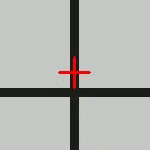
#> input picture frame 48 of grid_test2.mp4, 150 x 150 px
$ python line_detet2_xy.py
#> lines starting #> are read from the running program, lines starting #| are printed output that depends on the picture; after the words box and inside, x2 and y2 are one past the last pixel; in counts of white or black regions, pixels touching at a corner belong together
### t1.py
import cv2
import numpy as np

"""
현 코드는 흑백을 기준으로 되어있는 코드
    즉, 밝기를 기준으로 나뉘기 때문에 흰/검 이런식은 괜찮지만,
    '밝기가 비슷한데 색상만 다른 경우'엔 사용 불가.

라인이 검정, 배경이 흰색이라면 '반전' 시키는 코드 추가 필요.

"""

def nothing(x):
    pass


def binarize(gray, method, thresh_val, block_size, C):
    if block_size % 2 == 0:
        block_size += 1
    if block_size < 3:
        block_size = 3

    if method == 0:
        _, result = cv2.threshold(gray, thresh_val, 255, cv2.THRESH_BINARY)
        name = f'Global (thresh={thresh_val})'
    elif method == 1:
        result = cv2.adaptiveThreshold(
            gray, 255,
            cv2.ADAPTIVE_THRESH_GAUSSIAN_C,
            cv2.THRESH_BINARY,
            block_size, C)
        name = f'Adaptive (block={block_size}, C={C})'
    else:
        _, result = cv2.threshold(gray, 0, 255, cv2.THRESH_BINARY + cv2.THRESH_OTSU)
        name = 'Otsu'

    return result, name


# [37 lines that do not run on import are left out]

### canny.py
import cv2

"""
Canny 엣지 검출 모듈

[ canny_low ]  : 경계 후보 임계값. 낮을수록 끊긴 경계를 이어줌.
[ canny_high ] : 확실한 경계 임계값. 높을수록 뚜렷한 경계만 남음.
권장 비율 → canny_high = canny_low * 2~3  (예: low=50, high=150)
"""

def canny_edge(binary, low, high):
    if high <= low:
        high = low + 1
    return cv2.Canny(binary, low, high)

### line_detet2_xy.py
import cv2
import numpy as np
from t1 import binarize, nothing
from canny import canny_edge  # canny 단계 사용 시 주석 해제
from ransac import fit_ransac, draw_ransac_line
import time

"""
=============================================================
 파이프라인: 이진화 → Canny → HoughLinesP → RANSAC
=============================================================
- 왼쪽(노란색), 오른쪽(보라색) 선을 구분하여 RANSAC 피팅
- 선을 새로 밟을 때마다 전역 좌표(pos_x, pos_y) 갱신
- 2초마다 터미널에 현재 상태 출력
=============================================================
"""

# 이진화 및 환경 설정
BIN_METHOD  = 2
THRESHOLD   = 127
BLOCK_SIZE  = 11
C           = 2
INVERT      = 0

# [추가] 전역 좌표 및 상태 변수
pos_x, pos_y = 0, 0      # 현재 전역 좌표 (격자 칸 단위)
is_on_left_line = False  # 왼쪽 선 감지 상태
is_on_right_line = False # 오른쪽 선 감지 상태

cap = cv2.VideoCapture('grid_test2.mp4')

\
# [수정] WINDOW_NORMAL을 사용하여 마우스로 창 크기 조절 가능하게 설정
cv2.namedWindow('controls', cv2.WINDOW_NORMAL)
cv2.resizeWindow('controls', 600, 400)

cv2.namedWindow('binary', cv2.WINDOW_NORMAL) # 이진화 창 크기 조절 가능
cv2.namedWindow('lines', cv2.WINDOW_NORMAL)  # 결과 창 크기 조절 가능

# 슬라이더 생성 (기존 유지)
cv2.createTrackbar('canny_low',    'controls', 50,  300, nothing)
cv2.createTrackbar('canny_high',   'controls', 150, 300, nothing)
cv2.createTrackbar('hough_thresh', 'controls', 50,  300, nothing)
cv2.createTrackbar('min_length',   'controls', 50,  300, nothing)
cv2.createTrackbar('max_gap',      'controls', 20,  100, nothing)
cv2.createTrackbar('ransac_thresh','controls', 15,  100, nothing)
cv2.createTrackbar('ransac_iter',   'controls', 100, 500, nothing)

last_print_time = time.time()

while True:
    ret, frame = cap.read()
#> frame is the input picture: shape (150, 150, 3); mean B, G, R 175.5, 178.5, 178.5
    if not ret:
        cap.set(cv2.CAP_PROP_POS_FRAMES, 0)
        continue

    gray = cv2.cvtColor(frame, cv2.COLOR_BGR2GRAY)
    h, w = frame.shape[:2]
#> h = 150; w = 150

    canny_low    = cv2.getTrackbarPos('canny_low',    'controls')
    canny_high   = cv2.getTrackbarPos('canny_high',   'controls')
    hough_thresh = cv2.getTrackbarPos('hough_thresh', 'controls')
    min_length   = cv2.getTrackbarPos('min_length',   'controls')
    max_gap      = cv2.getTrackbarPos('max_gap',      'controls')
    r_thresh     = cv2.getTrackbarPos('ransac_thresh','controls')
    r_iter       = cv2.getTrackbarPos('ransac_iter',  'controls')

    if r_iter < 2: r_iter = 2

    # 1단계: 이진화
    binary, bin_name = binarize(gray, BIN_METHOD, THRESHOLD, BLOCK_SIZE, C)
#> in binarize, `_, result = cv2.threshold(gray, 0, 255, cv2.THRESH_BINARY + cv2.THRESH..`:
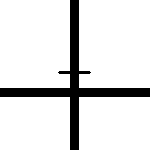
#> result: shape (150, 150); 88.1% white; 1 black region, box (x1, y1, x2, y2) and area: (0, 0, 150, 150) 2687
#> bin_name = 'Otsu'
    if INVERT == 1:
        binary = cv2.bitwise_not(binary)
        bin_name += ' [반전]'

    # 2단계: Canny
    edges = canny_edge(binary, canny_low, canny_high)
#> in canny_edge, `return cv2.Canny(binary, low, high)`:
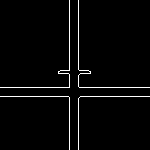
#> returned value: shape (150, 150); 2.7% white in thin lines or dots

    # 3단계: HoughLinesP
    lines = cv2.HoughLinesP(edges, 1, np.pi / 180, hough_thresh,
                            minLineLength=min_length, maxLineGap=max_gap)
#> lines = [[78, 149, 78, 0], [69, 149, 69, 0], [0, 96, 149, 96], [0, 87, 149, 87]]

    result = frame.copy()
    left_pts, right_pts = [], []

    if lines is not None:
        # 선분 끝점 수집 후 좌/우 분리 (기존 방식 유지)
        for x1, y1, x2, y2 in lines[:, 0]:
            if abs(x2 - x1) < 1: continue

            mx = (x1 + x2) / 2
            if mx < w / 2: # 기울기를 통해 가로/세로 선 판단
                left_pts.extend([(x1, y1), (x2, y2)])
            else:
                right_pts.extend([(x1, y1), (x2, y2)])
#> this loop made 4 passes
#> (x1, y1, x2, y2, mx) on passes 3 to 4: (0, 96, 149, 96, 74.5), (0, 87, 149, 87, 74.5)
#> after the loop, left_pts = [(0, 96), (149, 96), (0, 87), (149, 87)]; right_pts = []

        # 4단계: RANSAC fitting 및 좌표 갱신
        # [왼쪽 선 처리 - 노란색]
        if len(left_pts) >= 10: # 포인트가 10개 이상 모여야 진짜 선으로 인정
            if not is_on_left_line:
                pos_y += 1   # 새로운 선을 밟으면 좌표 증가 (예시로 Y축)
                is_on_left_line = True

            params_l = fit_ransac(np.array(left_pts), r_iter, r_thresh)
            if params_l:
                draw_ransac_line(result, *params_l, color=(0, 255, 255)) # 왼쪽: 노란색
        else:
            is_on_left_line = False

        # [오른쪽 선 처리 - 보라색]
        if len(right_pts) >= 10:
            if not is_on_right_line:
                pos_x += 1   # 새로운 선을 밟으면 좌표 증가 (예시로 X축)
                is_on_right_line = True

            params_r = fit_ransac(np.array(right_pts), r_iter, r_thresh)
            if params_r:
                draw_ransac_line(result, *params_r, color=(255, 0, 255)) # 오른쪽: 보라색
        else:
            is_on_right_line = False

    # 2초 주기 터미널 보고
    current_time = time.time()
    if current_time - last_print_time >= 1.0:
        print("-" * 50)
        print(f"[{time.strftime('%H:%M:%S')}] Global Position: X={pos_x}, Y={pos_y}")
        print(f"Detected - Left: {len(left_pts)//2} lines | Right: {len(right_pts)//2} lines")
        last_print_time = current_time

    # 정보 표시
    cv2.putText(edges,  bin_name, (10, 30), cv2.FONT_HERSHEY_SIMPLEX, 0.7, (180, 180, 180), 2)
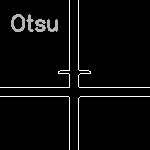
#> edges: shape (150, 150); 1.68% of pixels changed, all inside (x1, y1, x2, y2) = (11, 14, 58, 32)
    cv2.putText(result, f"X:{pos_x} Y:{pos_y}", (10, 30), cv2.FONT_HERSHEY_SIMPLEX, 0.7, (255, 255, 255), 2)
    cv2.putText(result, f'RANSAC (t={r_thresh},i={r_iter})', (10, 60), cv2.FONT_HERSHEY_SIMPLEX, 0.7, (200, 200, 0), 2)
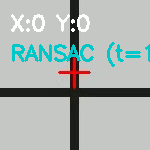
#> result: shape (150, 150, 3); mean B, G, R 177.9, 180.7, 171.8

    cv2.imshow('binary', edges)
    cv2.imshow('lines',  result)

    key = cv2.waitKey(30) & 0xFF
#> (key q is pressed here)
    if key == ord('q'): break
    elif key == ord('s'):
        cv2.imwrite('edges_saved.png', edges)
        cv2.imwrite('ransac_saved.png', result)
        print('저장됨')

cap.release()
cv2.destroyAllWindows()

$ run again, starting later in the video
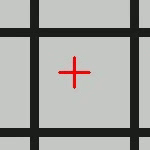
#> input picture frame 216 of grid_test2.mp4, 150 x 150 px
#> frame is the input picture: shape (150, 150, 3); mean B, G, R 156.1, 159, 159
#> in binarize, `_, result = cv2.threshold(gray, 0, 255, cv2.THRESH_BINARY + cv2.THRESH..`:
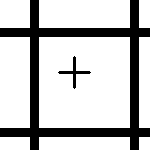
#> result: shape (150, 150); 76.6% white; 2 black regions, box (x1, y1, x2, y2) and area: (0, 0, 150, 150) 5076, (58, 56, 91, 89) 181
#> bin_name = 'Otsu'
#> lines = [[29, 149, 29, 0], [0, 27, 149, 27], [0, 127, 149, 127], [38, 149, 38, 0], [138, 149, 138, 0], [0, 136, 149, 136], [0, 36, 149, 36], [129, 149, 129, 0]]
#> the loop `for x1, y1, x2, y2 in lines[:, 0]:` made 8 passes
#> after the loop `for x1, y1, x2, y2 in lines[:, 0]:`: left_pts = [(0, 27), (149, 27), (0, 127), (149, 127), (0, 136), (149, 136), (0, 36), (149, 36)]; right_pts = []
#> edges: shape (150, 150); min 0, max 255, mean 15.7
#> `cv2.putText(result, f'RANSAC (t={r_thresh},i={r_iter})', (10, 60), cv2..`:
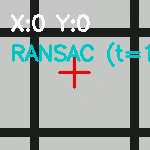
#> result: shape (150, 150, 3); mean B, G, R 159.8, 162.5, 153.5

$ run again, starting later in the video
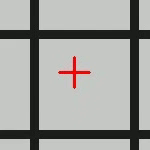
#> input picture frame 384 of grid_test2.mp4, 150 x 150 px
#> frame is the input picture: shape (150, 150, 3); mean B, G, R 156, 159, 158.9
#> in binarize, `_, result = cv2.threshold(gray, 0, 255, cv2.THRESH_BINARY + cv2.THRESH..`:
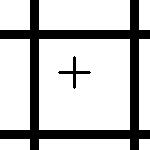
#> result: shape (150, 150); 76.6% white; 2 black regions, box (x1, y1, x2, y2) and area: (0, 0, 150, 150) 5076, (58, 56, 91, 89) 181
#> bin_name = 'Otsu'
#> lines = [[29, 149, 29, 0], [0, 29, 149, 29], [0, 129, 149, 129], [38, 149, 38, 0], [138, 149, 138, 0], [0, 138, 149, 138], [0, 38, 149, 38], [129, 149, 129, 0]]
#> the loop `for x1, y1, x2, y2 in lines[:, 0]:` made 8 passes
#> after the loop `for x1, y1, x2, y2 in lines[:, 0]:`: left_pts = [(0, 29), (149, 29), (0, 129), (149, 129), (0, 138), (149, 138), (0, 38), (149, 38)]; right_pts = []
#> edges: shape (150, 150); min 0, max 255, mean 15.6
#> `cv2.putText(result, f'RANSAC (t={r_thresh},i={r_iter})', (10, 60), cv2..`:
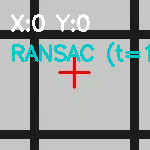
#> result: shape (150, 150, 3); mean B, G, R 159.3, 162.1, 153.1
